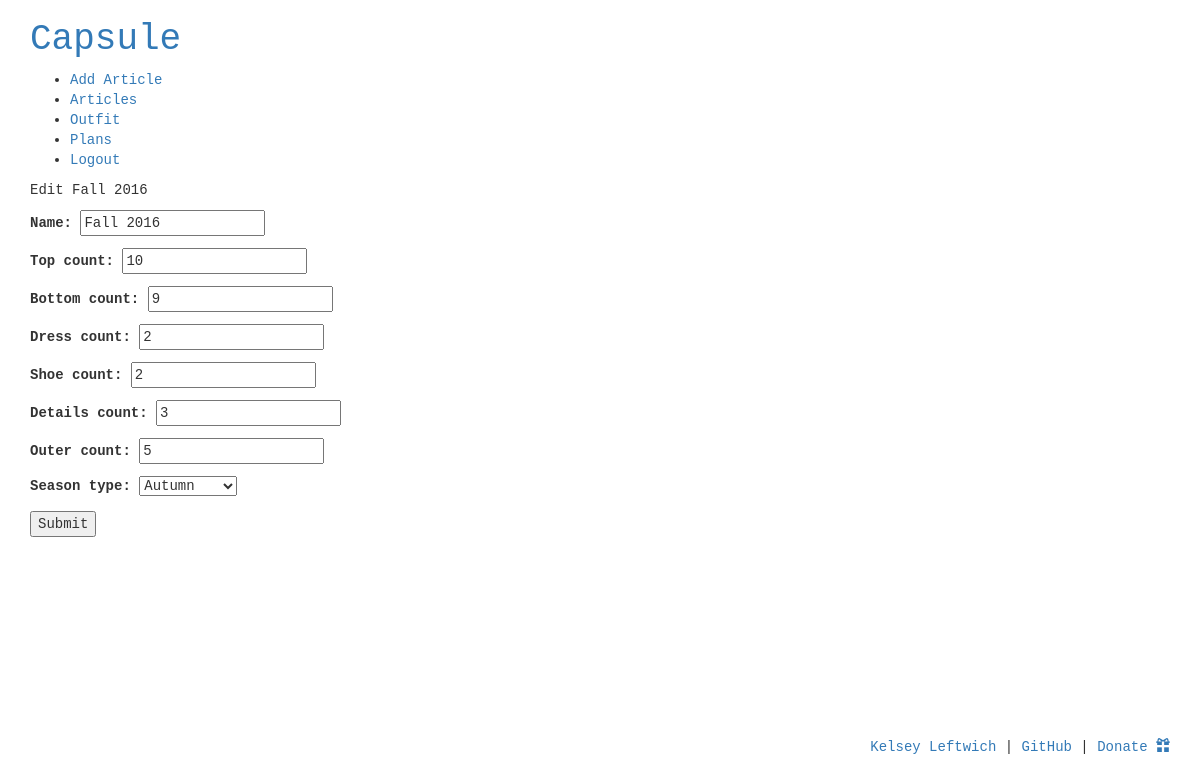
The app's page /plan/1/edit/ (signed in), older data.
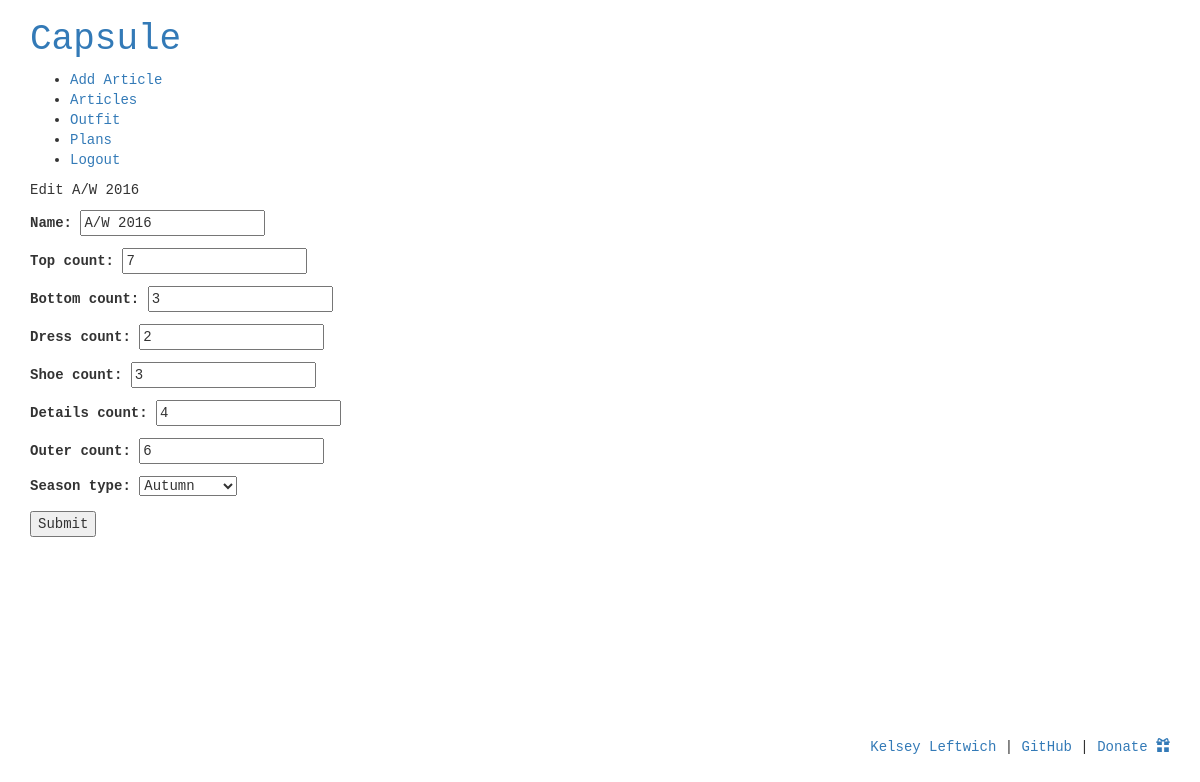
The same page, newer data.
### grid/models.py (models this page shows, shortened)
class Plan(models.Model):
	SEASON_TYPES = (
		('W','Winter'),
		('P','Spring'),
		('S','Summer'),
		('A','Autumn'),
		)
	name = models.CharField(max_length=255)
	user = models.ForeignKey(User, on_delete=models.CASCADE, null=False)
	season_type = models.CharField(max_length=1, choices=SEASON_TYPES, null=True)
	top_count = models.IntegerField(blank=False, null=False, default=1, validators=[MinValueValidator(0)])
	bottom_count = models.IntegerField(blank=False, null=False, default=1, validators=[MinValueValidator(0)])
	dress_count = models.IntegerField(blank=False, null=False, default=1, validators=[MinValueValidator(0)])
	shoe_count = models.IntegerField(blank=False, null=False, default=1, validators=[MinValueValidator(0)])
	details_count = models.IntegerField(blank=False, null=False, default=1, validators=[MinValueValidator(0)])
	outer_count = models.IntegerField(blank=False, null=False, default=1, validators=[MinValueValidator(0)])

### grid/views.py (the view)
# urls.py: url(r'^plan/(?P<plan_id>[0-9]+)/edit/$', views.edit_plan, name='edit_plan'),
@login_required
def edit_plan(request, plan_id):
	plan = Plan.objects.get(id=plan_id)
	if plan.user != request.user:
		raise Http404
	form_class = PlanForm
	if request.method == 'POST':
		form = form_class(data=request.POST, instance=plan)
		if form.is_valid():
			form.save()
			return redirect('plan')
	else:
		form = form_class(instance=plan)
		return render(request, 'plans/edit_plan.html', {'plan': plan, 'form': form,})

### grid/forms.py
class PlanForm(ModelForm):
	class Meta:
		model = Plan
		fields = (
			'name',
			'top_count',
			'bottom_count',
			'dress_count',
			'shoe_count',
			'details_count',
			'outer_count',
			'season_type'
			)

### grid/templates/plans/edit_plan.html (shortened to what this page needs)
{% extends 'base.html' %}
{% block content %}
<p>Edit {{plan.name}}</p>
<form role="form" action="" method="post" enctype="multipart/form-data">
{{ form.as_p }}
<button type="submit">Submit</button>
</form>
{% endblock content %}

Row changes from the older to the newer data that the page shows:
changed Plan "Autumn": name "Fall 2016" → "A/W 2016"; top_count "10" → "7"; bottom_count "9" → "3"; shoe_count "2" → "3"; details_count "3" → "4"; outer_count "5" → "6"
